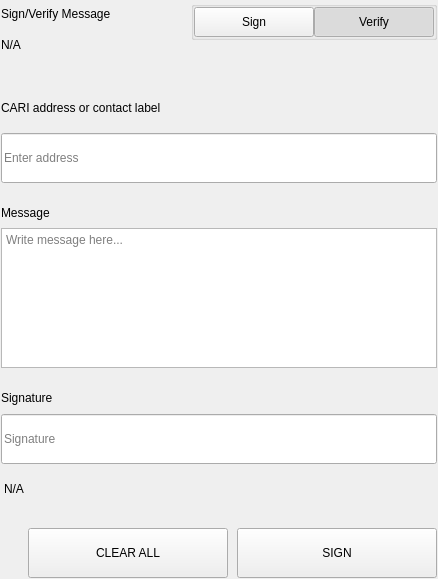
<?xml version="1.0" encoding="UTF-8"?>
<ui version="4.0">
 <class>SettingsSignMessageWidgets</class>
 <widget class="QWidget" name="SettingsSignMessageWidgets">
  <property name="geometry">
   <rect>
    <x>0</x>
    <y>0</y>
    <width>438</width>
    <height>579</height>
   </rect>
  </property>
  <property name="windowTitle">
   <string>Form</string>
  </property>
  <layout class="QVBoxLayout" name="verticalLayout">
   <property name="spacing">
    <number>0</number>
   </property>
   <property name="leftMargin">
    <number>0</number>
   </property>
   <property name="topMargin">
    <number>0</number>
   </property>
   <property name="rightMargin">
    <number>0</number>
   </property>
   <property name="bottomMargin">
    <number>0</number>
   </property>
   <item>
    <widget class="QWidget" name="left" native="true">
     <layout class="QVBoxLayout" name="verticalLayout_3">
      <property name="leftMargin">
       <number>0</number>
      </property>
      <property name="topMargin">
       <number>0</number>
      </property>
      <property name="rightMargin">
       <number>0</number>
      </property>
      <property name="bottomMargin">
       <number>0</number>
      </property>
      <item>
       <widget class="QWidget" name="container_sign" native="true">
        <layout class="QVBoxLayout" name="verticalLayout_2">
         <property name="spacing">
          <number>0</number>
         </property>
         <property name="leftMargin">
          <number>1</number>
         </property>
         <property name="topMargin">
          <number>1</number>
         </property>
         <property name="rightMargin">
          <number>1</number>
         </property>
         <property name="bottomMargin">
          <number>1</number>
         </property>
         <item>
          <layout class="QHBoxLayout" name="horizontalLayout_3" stretch="3,1">
           <property name="spacing">
            <number>40</number>
           </property>
           <item>
            <layout class="QVBoxLayout" name="verticalLayoutTitle">
             <property name="spacing">
              <number>5</number>
             </property>
             <item>
              <widget class="QLabel" name="labelTitle">
               <property name="text">
                <string>Sign/Verify Message</string>
               </property>
              </widget>
             </item>
             <item>
              <widget class="QLabel" name="labelSubtitle1">
               <property name="text">
                <string notr="true">N/A</string>
               </property>
               <property name="wordWrap">
                <bool>true</bool>
               </property>
              </widget>
             </item>
            </layout>
           </item>
           <item alignment="Qt::AlignRight|Qt::AlignTop">
            <widget class="QWidget" name="containerSwitch" native="true">
             <property name="styleSheet">
              <string notr="true">#containerSwitch{
	padding-top:9px;
}</string>
             </property>
             <layout class="QVBoxLayout" name="verticalLayout_6">
              <property name="spacing">
               <number>4</number>
              </property>
              <property name="leftMargin">
               <number>0</number>
              </property>
              <property name="topMargin">
               <number>0</number>
              </property>
              <property name="rightMargin">
               <number>0</number>
              </property>
              <property name="bottomMargin">
               <number>0</number>
              </property>
              <item alignment="Qt::AlignRight">
               <widget class="QGroupBox" name="groupBox">
                <property name="sizePolicy">
                 <sizepolicy hsizetype="Fixed" vsizetype="Preferred">
                  <horstretch>0</horstretch>
                  <verstretch>0</verstretch>
                 </sizepolicy>
                </property>
                <property name="title">
                 <string/>
                </property>
                <property name="alignment">
                 <set>Qt::AlignRight|Qt::AlignTop|Qt::AlignTrailing</set>
                </property>
                <layout class="QHBoxLayout" name="horizontalLayout_4">
                 <property name="spacing">
                  <number>0</number>
                 </property>
                 <property name="leftMargin">
                  <number>0</number>
                 </property>
                 <property name="topMargin">
                  <number>0</number>
                 </property>
                 <property name="rightMargin">
                  <number>0</number>
                 </property>
                 <property name="bottomMargin">
                  <number>0</number>
                 </property>
                 <item>
                  <widget class="QPushButton" name="pushSign">
                   <property name="minimumSize">
                    <size>
                     <width>120</width>
                     <height>30</height>
                    </size>
                   </property>
                   <property name="maximumSize">
                    <size>
                     <width>120</width>
                     <height>30</height>
                    </size>
                   </property>
                   <property name="focusPolicy">
                    <enum>Qt::NoFocus</enum>
                   </property>
                   <property name="text">
                    <string>Sign</string>
                   </property>
                   <property name="checkable">
                    <bool>true</bool>
                   </property>
                   <property name="autoExclusive">
                    <bool>true</bool>
                   </property>
                  </widget>
                 </item>
                 <item>
                  <widget class="QPushButton" name="pushVerify">
                   <property name="minimumSize">
                    <size>
                     <width>120</width>
                     <height>30</height>
                    </size>
                   </property>
                   <property name="maximumSize">
                    <size>
                     <width>120</width>
                     <height>30</height>
                    </size>
                   </property>
                   <property name="focusPolicy">
                    <enum>Qt::NoFocus</enum>
                   </property>
                   <property name="text">
                    <string>Verify</string>
                   </property>
                   <property name="checkable">
                    <bool>true</bool>
                   </property>
                   <property name="checked">
                    <bool>true</bool>
                   </property>
                   <property name="autoExclusive">
                    <bool>true</bool>
                   </property>
                  </widget>
                 </item>
                </layout>
               </widget>
              </item>
              <item alignment="Qt::AlignHCenter|Qt::AlignTop">
               <widget class="QLabel" name="labelSubtitleSwitch">
                <property name="text">
                 <string/>
                </property>
                <property name="alignment">
                 <set>Qt::AlignRight|Qt::AlignTrailing|Qt::AlignVCenter</set>
                </property>
               </widget>
              </item>
             </layout>
            </widget>
           </item>
          </layout>
         </item>
         <item>
          <spacer name="verticalSpacer_2">
           <property name="orientation">
            <enum>Qt::Vertical</enum>
           </property>
           <property name="sizeType">
            <enum>QSizePolicy::Fixed</enum>
           </property>
           <property name="sizeHint" stdset="0">
            <size>
             <width>20</width>
             <height>40</height>
            </size>
           </property>
          </spacer>
         </item>
         <item>
          <widget class="QWidget" name="containerAddress" native="true">
           <property name="sizePolicy">
            <sizepolicy hsizetype="Preferred" vsizetype="Fixed">
             <horstretch>0</horstretch>
             <verstretch>0</verstretch>
            </sizepolicy>
           </property>
           <layout class="QVBoxLayout" name="verticalLayout_5" stretch="0,0">
            <property name="spacing">
             <number>15</number>
            </property>
            <property name="leftMargin">
             <number>0</number>
            </property>
            <property name="topMargin">
             <number>0</number>
            </property>
            <property name="rightMargin">
             <number>0</number>
            </property>
            <property name="bottomMargin">
             <number>0</number>
            </property>
            <item>
             <widget class="QLabel" name="labelSubtitleAddress">
              <property name="minimumSize">
               <size>
                <width>0</width>
                <height>20</height>
               </size>
              </property>
              <property name="maximumSize">
               <size>
                <width>16777215</width>
                <height>20</height>
               </size>
              </property>
              <property name="text">
               <string>CARI address or contact label</string>
              </property>
             </widget>
            </item>
            <item>
             <widget class="QLineEdit" name="addressIn_SM">
              <property name="minimumSize">
               <size>
                <width>0</width>
                <height>50</height>
               </size>
              </property>
              <property name="maximumSize">
               <size>
                <width>16777215</width>
                <height>50</height>
               </size>
              </property>
              <property name="placeholderText">
               <string>Enter address</string>
              </property>
             </widget>
            </item>
           </layout>
          </widget>
         </item>
         <item>
          <spacer name="verticalSpacer_3">
           <property name="orientation">
            <enum>Qt::Vertical</enum>
           </property>
           <property name="sizeType">
            <enum>QSizePolicy::Fixed</enum>
           </property>
           <property name="sizeHint" stdset="0">
            <size>
             <width>20</width>
             <height>20</height>
            </size>
           </property>
          </spacer>
         </item>
         <item>
          <layout class="QVBoxLayout" name="verticalLayout_9">
           <property name="spacing">
            <number>5</number>
           </property>
           <item>
            <widget class="QLabel" name="labelSubtitleMessage">
             <property name="minimumSize">
              <size>
               <width>0</width>
               <height>20</height>
              </size>
             </property>
             <property name="maximumSize">
              <size>
               <width>16777215</width>
               <height>20</height>
              </size>
             </property>
             <property name="text">
              <string>Message</string>
             </property>
            </widget>
           </item>
           <item>
            <widget class="QPlainTextEdit" name="messageIn_SM">
             <property name="minimumSize">
              <size>
               <width>0</width>
               <height>140</height>
              </size>
             </property>
             <property name="maximumSize">
              <size>
               <width>16777215</width>
               <height>140</height>
              </size>
             </property>
             <property name="placeholderText">
              <string>Write message here...</string>
             </property>
            </widget>
           </item>
          </layout>
         </item>
         <item>
          <spacer name="verticalSpacer_4">
           <property name="orientation">
            <enum>Qt::Vertical</enum>
           </property>
           <property name="sizeType">
            <enum>QSizePolicy::Fixed</enum>
           </property>
           <property name="sizeHint" stdset="0">
            <size>
             <width>20</width>
             <height>20</height>
            </size>
           </property>
          </spacer>
         </item>
         <item>
          <widget class="QWidget" name="widget" native="true">
           <property name="minimumSize">
            <size>
             <width>0</width>
             <height>75</height>
            </size>
           </property>
           <property name="maximumSize">
            <size>
             <width>16777215</width>
             <height>16777215</height>
            </size>
           </property>
           <layout class="QVBoxLayout" name="verticalLayout_4">
            <property name="leftMargin">
             <number>0</number>
            </property>
            <property name="topMargin">
             <number>0</number>
            </property>
            <property name="rightMargin">
             <number>0</number>
            </property>
            <property name="bottomMargin">
             <number>0</number>
            </property>
            <item>
             <widget class="QLabel" name="labelSubtitleSignature">
              <property name="minimumSize">
               <size>
                <width>0</width>
                <height>20</height>
               </size>
              </property>
              <property name="maximumSize">
               <size>
                <width>16777215</width>
                <height>20</height>
               </size>
              </property>
              <property name="text">
               <string>Signature</string>
              </property>
             </widget>
            </item>
            <item>
             <widget class="QLineEdit" name="signatureOut_SM">
              <property name="minimumSize">
               <size>
                <width>0</width>
                <height>50</height>
               </size>
              </property>
              <property name="placeholderText">
               <string>Signature</string>
              </property>
             </widget>
            </item>
           </layout>
          </widget>
         </item>
         <item>
          <widget class="QLabel" name="statusLabel_SM">
           <property name="styleSheet">
            <string notr="true">padding-top:5px;</string>
           </property>
           <property name="text">
            <string notr="true">N/A</string>
           </property>
          </widget>
         </item>
         <item>
          <spacer name="verticalSpacer">
           <property name="orientation">
            <enum>Qt::Vertical</enum>
           </property>
           <property name="sizeType">
            <enum>QSizePolicy::Fixed</enum>
           </property>
           <property name="sizeHint" stdset="0">
            <size>
             <width>20</width>
             <height>20</height>
            </size>
           </property>
          </spacer>
         </item>
         <item>
          <layout class="QHBoxLayout" name="horizontalLayout_7">
           <property name="spacing">
            <number>9</number>
           </property>
           <item>
            <spacer name="horizontalSpacer_5">
             <property name="orientation">
              <enum>Qt::Horizontal</enum>
             </property>
             <property name="sizeType">
              <enum>QSizePolicy::Expanding</enum>
             </property>
             <property name="sizeHint" stdset="0">
              <size>
               <width>40</width>
               <height>20</height>
              </size>
             </property>
            </spacer>
           </item>
           <item>
            <widget class="QPushButton" name="pushButtonClear">
             <property name="minimumSize">
              <size>
               <width>200</width>
               <height>50</height>
              </size>
             </property>
             <property name="focusPolicy">
              <enum>Qt::NoFocus</enum>
             </property>
             <property name="text">
              <string>CLEAR ALL</string>
             </property>
            </widget>
           </item>
           <item>
            <widget class="QPushButton" name="pushButtonSave">
             <property name="minimumSize">
              <size>
               <width>200</width>
               <height>50</height>
              </size>
             </property>
             <property name="maximumSize">
              <size>
               <width>200</width>
               <height>50</height>
              </size>
             </property>
             <property name="focusPolicy">
              <enum>Qt::NoFocus</enum>
             </property>
             <property name="text">
              <string>SIGN</string>
             </property>
            </widget>
           </item>
          </layout>
         </item>
        </layout>
       </widget>
      </item>
     </layout>
    </widget>
   </item>
  </layout>
 </widget>
 <resources/>
 <connections/>
</ui>
